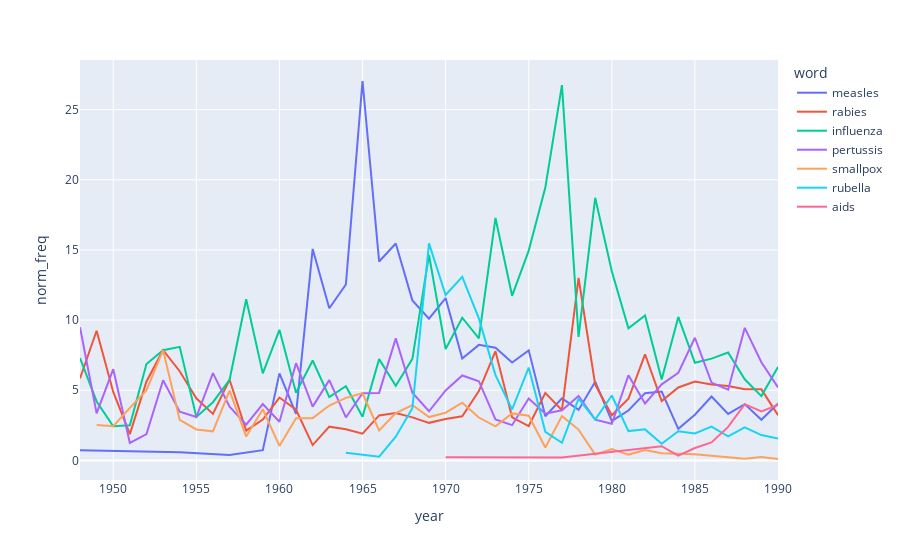

Notebook code cell kept with this figure:
### Code cell
#graf rôznych vakcín v priebehu rokov
word_trend(vaccine_data_freqs.query("`year` > 1947"), ['rubella', 'measles', 'influenza', 'pertussis', 'smallpox', 'chollera', 'rabies', 'aids'])

### Figure 1 — Plotly figure (JSON) as saved in the notebook; plotly's stock layout.template omitted (floating-point values rounded to 4 significant figures)
{"data": [{"hovertemplate": "word=measles<br>year=%{x}<br>norm_freq=%{y}<extra></extra>", "legendgroup": "measles", "line": {"color": "#636efa", "dash": "solid"}, "marker": {"symbol": "circle"}, "mode": "lines", "name": "measles", "orientation": "v", "showlegend": true, "type": "scatter", "x": [1948, 1954, 1957, 1959, 1960, 1961, 1962, 1963, 1964, 1965, 1966, 1967, 1968, 1969, 1970, 1971, 1972, 1973, 1974, 1975, 1976, 1977, 1978, 1979, 1980, 1981, 1982, 1983, 1984, 1985, 1986, 1987, 1988, 1989, 1990], "xaxis": "x", "y": [0.7299, 0.578, 0.3831, 0.7299, 6.207, 3.313, 15.07, 10.84, 12.53, 27.03, 14.17, 15.46, 11.4, 10.1, 11.56, 7.264, 8.235, 8.029, 6.983, 7.843, 3.148, 4.421, 3.6, 5.613, 2.817, 3.556, 4.797, 4.915, 2.253, 3.259, 4.552, 3.316, 4.014, 2.895, 4.058], "yaxis": "y"}, {"hovertemplate": "word=rabies<br>year=%{x}<br>norm_freq=%{y}<extra></extra>", "legendgroup": "rabies", "line": {"color": "#EF553B", "dash": "solid"}, "marker": {"symbol": "circle"}, "mode": "lines", "name": "rabies", "orientation": "v", "showlegend": true, "type": "scatter", "x": [1948, 1949, 1950, 1951, 1952, 1953, 1954, 1955, 1956, 1957, 1958, 1959, 1960, 1961, 1962, 1963, 1964, 1965, 1966, 1967, 1968, 1969, 1970, 1971, 1972, 1973, 1974, 1975, 1976, 1977, 1978, 1979, 1980, 1981, 1982, 1983, 1984, 1985, 1986, 1987, 1988, 1989, 1990], "xaxis": "x", "y": [5.839, 9.244, 4.878, 1.875, 5.625, 7.857, 6.358, 4.425, 3.32, 5.747, 2.128, 2.92, 4.483, 3.614, 1.096, 2.41, 2.228, 1.914, 3.209, 3.382, 3.07, 2.68, 2.948, 3.148, 4.941, 7.786, 3.073, 2.451, 4.815, 3.579, 13, 5.405, 3.219, 4.393, 7.565, 4.237, 5.199, 5.63, 5.405, 5.305, 5.077, 5.066, 3.226], "yaxis": "y"}, {"hovertemplate": "word=influenza<br>year=%{x}<br>norm_freq=%{y}<extra></extra>", "legendgroup": "influenza", "line": {"color": "#00cc96", "dash": "solid"}, "marker": {"symbol": "circle"}, "mode": "lines", "name": "influenza", "orientation": "v", "showlegend": true, "type": "scatter", "x": [1948, 1949, 1950, 1951, 1952, 1953, 1954, 1955, 1956, 1957, 1958, 1959, 1960, 1961, 1962, 1963, 1964, 1965, 1966, 1967, 1968, 1969, 1970, 1971, 1972, 1973, 1974, 1975, 1976, 1977, 1978, 1979, 1980, 1981, 1982, 1983, 1984, 1985, 1986, 1987, 1988, 1989, 1990], "xaxis": "x", "y": [7.299, 4.202, 2.439, 2.5, 6.875, 7.857, 8.092, 3.097, 4.149, 5.747, 11.49, 6.204, 9.31, 4.819, 7.123, 4.518, 5.292, 3.11, 7.219, 5.314, 7.237, 14.64, 7.937, 10.17, 8.706, 17.27, 11.73, 14.95, 19.44, 26.74, 8.8, 18.71, 13.48, 9.414, 10.33, 5.763, 10.23, 6.963, 7.255, 7.692, 5.785, 4.584, 6.66], "yaxis": "y"}, {"hovertemplate": "word=pertussis<br>year=%{x}<br>norm_freq=%{y}<extra></extra>", "legendgroup": "pertussis", "line": {"color": "#ab63fa", "dash": "solid"}, "marker": {"symbol": "circle"}, "mode": "lines", "name": "pertussis", "orientation": "v", "showlegend": true, "type": "scatter", "x": [1948, 1949, 1950, 1951, 1952, 1953, 1954, 1955, 1956, 1957, 1958, 1959, 1960, 1961, 1962, 1963, 1964, 1965, 1966, 1967, 1968, 1969, 1970, 1971, 1972, 1973, 1974, 1975, 1976, 1977, 1978, 1979, 1980, 1981, 1982, 1983, 1984, 1985, 1986, 1987, 1988, 1989, 1990], "xaxis": "x", "y": [9.489, 3.361, 6.504, 1.25, 1.875, 5.714, 3.468, 3.097, 6.224, 3.831, 2.553, 4.015, 2.759, 6.928, 3.836, 5.723, 3.064, 4.785, 4.813, 8.696, 4.825, 3.505, 4.989, 6.053, 5.647, 2.92, 2.514, 4.412, 3.333, 3.579, 4.6, 2.911, 2.616, 6.067, 4.059, 5.424, 6.239, 8.741, 5.548, 5.04, 9.445, 6.996, 5.203], "yaxis": "y"}, {"hovertemplate": "word=smallpox<br>year=%{x}<br>norm_freq=%{y}<extra></extra>", "legendgroup": "smallpox", "line": {"color": "#FFA15A", "dash": "solid"}, "marker": {"symbol": "circle"}, "mode": "lines", "name": "smallpox", "orientation": "v", "showlegend": true, "type": "scatter", "x": [1949, 1950, 1951, 1952, 1953, 1954, 1955, 1956, 1957, 1958, 1959, 1960, 1961, 1962, 1963, 1964, 1965, 1966, 1967, 1968, 1969, 1970, 1971, 1972, 1973, 1974, 1975, 1976, 1977, 1978, 1979, 1980, 1981, 1982, 1983, 1985, 1988, 1989, 1990], "xaxis": "x", "y": [2.521, 2.439, 3.75, 5, 7.857, 2.89, 2.212, 2.075, 4.981, 1.702, 3.65, 1.034, 3.012, 3.014, 3.916, 4.457, 4.785, 2.139, 3.382, 3.947, 3.093, 3.401, 4.116, 3.059, 2.433, 3.352, 3.186, 0.9259, 3.158, 2.2, 0.4158, 0.8048, 0.4184, 0.738, 0.5085, 0.4444, 0.1181, 0.2413, 0.1041], "yaxis": "y"}, {"hovertemplate": "word=rubella<br>year=%{x}<br>norm_freq=%{y}<extra></extra>", "legendgroup": "rubella", "line": {"color": "#19d3f3", "dash": "solid"}, "marker": {"symbol": "circle"}, "mode": "lines", "name": "rubella", "orientation": "v", "showlegend": true, "type": "scatter", "x": [1964, 1966, 1967, 1968, 1969, 1970, 1971, 1972, 1973, 1974, 1975, 1976, 1977, 1978, 1979, 1980, 1981, 1982, 1983, 1984, 1985, 1986, 1987, 1988, 1989, 1990], "xaxis": "x", "y": [0.5571, 0.2674, 1.691, 3.728, 15.46, 11.79, 13.08, 10.12, 6.083, 3.631, 6.618, 2.037, 1.263, 4.4, 2.911, 4.628, 2.092, 2.214, 1.186, 2.08, 1.926, 2.418, 1.724, 2.361, 1.809, 1.561], "yaxis": "y"}, {"hovertemplate": "word=aids<br>year=%{x}<br>norm_freq=%{y}<extra></extra>", "legendgroup": "aids", "line": {"color": "#FF6692", "dash": "solid"}, "marker": {"symbol": "circle"}, "mode": "lines", "name": "aids", "orientation": "v", "showlegend": true, "type": "scatter", "x": [1970, 1977, 1983, 1984, 1985, 1986, 1987, 1988, 1989, 1990], "xaxis": "x", "y": [0.2268, 0.2105, 1.017, 0.3466, 0.8889, 1.28, 2.387, 4.014, 3.498, 3.954], "yaxis": "y"}], "layout": {"legend": {"title": {"text": "word"}, "tracegroupgap": 0}, "margin": {"t": 60}, "xaxis": {"anchor": "y", "domain": [0, 1], "title": {"text": "year"}}, "yaxis": {"anchor": "x", "domain": [0, 1], "title": {"text": "norm_freq"}}}}
